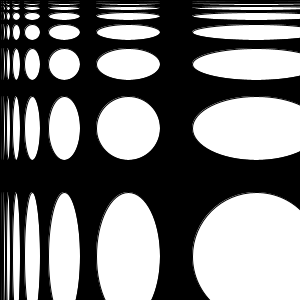
Frame 1 (no input)
Frame 60 (the mouse pressed at the canvas centre just before this capture): identical to frame 1, image omitted
Frame 120 (the mouse held since frame 60 and released just before this capture): identical to frame 1, image omitted

The Processing sketch that drew this single still picture (run headless with seeded random() and noise(); from frame 60 on, the mouse is pressed at the canvas centre):

// Processing sketch: processing_61041
// ── processing_61041.pde


void setup() {
  size(300, 300);
  smooth();
}

void draw() {
  background(0);

  for (int i = 1; i < 280; i = i *2 ) {
    for (int j = 1; j < 280; j = j*2 ) {
      
      fill(#FFFFFF);
      
      ellipse(i, j, i/2, j/2);
    }
  }
}
